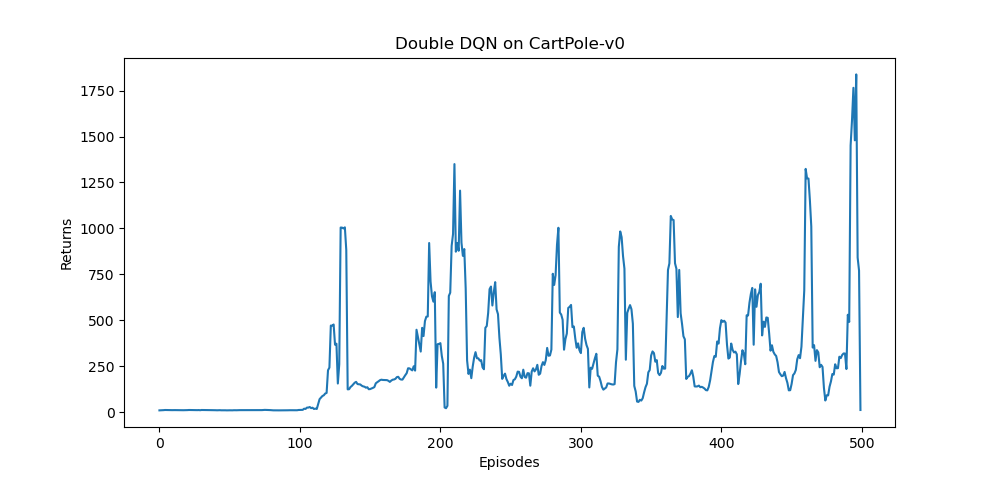

Write the Python code that produced this figure.
import random
import gymnasium as gym
import numpy as np
import collections
import torch
from torch import nn
import torch.nn.functional as F
import matplotlib.pyplot as plt
import rl_utils
from rl_utils import ReplayBuffer
from tqdm import tqdm
learn_rate = 1e-2
num_episodes = 500
hidden_dim = 128
gamma = 0.98
epsilon = [0.2,0.01,0.01]
target_frequence = 50
buffer_size = 5000
minimal_size = 1000
batch_size = 64
if torch.cuda.is_available():
    device=torch.device('cuda')
else:
    device=torch.device('cpu')
env_name = "CartPole-v0"
env = gym.make(env_name)
state_dim = env.observation_space.shape[0]
action_dim = env.action_space.n   # 将连续动作分成11个离散动作


class Net(torch.nn.Module):
    def __init__ (self,state_dim,hidden_dim,action_dim):
        super(Net,self).__init__()
        self.fc1=nn.Linear(state_dim,hidden_dim)
        self.fc2=nn.Linear(hidden_dim,action_dim)
    def forward(self,x):
        x=self.fc1(x)
        x=F.relu(x)
        x=self.fc2(x)
        return x

class DDQN:
    def __init__(self,state_dim,action_dim,hidden_dim,learn_rate,gamma,epsilon,target_frequence,device):
        self.action_dim=action_dim
        self.state_dim=state_dim
        self.hidden_dim=hidden_dim
        self.epsilon=epsilon
        self.gamma=gamma
        self.count=0
        self.device=device
        self.frequence=target_frequence
        self.qnet=Net(state_dim,hidden_dim,action_dim).to(device)
        self.tqnet=Net(state_dim,hidden_dim,action_dim).to(device)
        self.optimizer=torch.optim.Adam(self.qnet.parameters(),lr=learn_rate)
    def take_action(self,state,eposides):
        epsilon = self.epsilon[1] + (self.epsilon[0] - self.epsilon[1]) * np.exp(-self.epsilon[2] * eposides)
        if np.random.random()<epsilon:
            action=np.random.randint(self.action_dim)
        else:
            state = np.array([state], dtype=np.float32)  # 转换为浮点数并增加一个维度
            state = torch.tensor(state).to(device)
            action=self.qnet(state).argmax().item()
        return action

    def maxq(self,state):
        state=torch.tensor(state,dtype=torch.float).to(self.device)
        maxq=self.qnet(state).max().item()
        return maxq

    def learn(self,transition_dict):
        states = torch.tensor(transition_dict['states'],dtype=torch.float).to(self.device)
        actions = torch.tensor(transition_dict['actions']).view(-1, 1).to(self.device)
        rewards = torch.tensor(transition_dict['rewards'],dtype=torch.float).view(-1, 1).to(self.device)
        next_states = torch.tensor(transition_dict['next_states'], dtype=torch.float).to(self.device)
        dones = torch.tensor(transition_dict['dones'],dtype=torch.float).view(-1, 1).to(self.device)
        qval=self.qnet(states).gather(1,actions)
        max_action=self.qnet(next_states).max(1)[1].view(-1,1)
        max_next_q=self.tqnet(next_states).gather(1,max_action)
        qtargets=rewards+self.gamma*max_next_q*(1-dones)
        loss=torch.mean(F.mse_loss(qval,qtargets))
        self.optimizer.zero_grad()
        loss.backward()
        self.optimizer.step()
        if self.count%self.frequence==0:
            self.tqnet.load_state_dict(self.qnet.state_dict())
        self.count+=1

return_list=[]
max_qval_list=[]
max_qval=0
random.seed(0)
np.random.seed(0)
torch.manual_seed(0)
replay_buffer = ReplayBuffer(buffer_size)

agent=DDQN(state_dim,action_dim,hidden_dim,learn_rate,gamma,epsilon,target_frequence,device)
ic=0
for i in range(10):
    with tqdm(total=int(num_episodes / 10),desc='Iteration %d' % i) as pbar:
        for i_e in range(int(num_episodes/10)):

            eposide_return=0
            state=env.reset()[0]
            done=0
            ic+=1
            while not done:
                action=agent.take_action(state,ic)
                max_qval=agent.maxq(state)*0.05+max_qval*0.95
                max_qval_list.append(max_qval)

                next_state,reward,done,_,_=env.step(action)
                replay_buffer.add(state,action,reward,next_state,done)
                state=next_state
                eposide_return+=reward
                if replay_buffer.size()>minimal_size:
                    s,a,r,ns,d=replay_buffer.sample(batch_size)
                    transition_dict={
                        'states':s,
                        'actions':a,
                        'next_states':ns,
                        'rewards':r,
                        'dones':d
                    }
                    agent.learn(transition_dict)
            return_list.append(eposide_return)
            if (i_e + 1) % 10 == 0:
                pbar.set_postfix({
                    'episode':
                        '%d' % (num_episodes / 10 * i + i_e + 1),
                    'return':
                        '%.3f' % np.mean(return_list[-10:])
                })
            pbar.update(1)





episodes_list = list(range(len(return_list)))
mv_return = rl_utils.moving_average(return_list, 5)
plt.plot(episodes_list, mv_return)
plt.xlabel('Episodes')
plt.ylabel('Returns')
plt.title('Double DQN on {}'.format(env_name))
plt.show()

frames_list = list(range(len(max_qval_list)))
plt.plot(frames_list, max_qval_list)
plt.axhline(0, c='orange', ls='--')
plt.axhline(10, c='red', ls='--')
plt.xlabel('Frames')
plt.ylabel('Q value')
plt.title('Double DQN on {}'.format(env_name))
plt.show()
